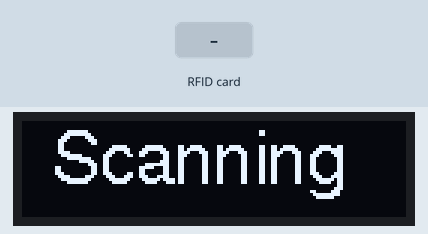
Recording of a program running on a simulated ESP32. Parts: 128×32 one-colour display. The inputs (shaded band) are chosen by the test bench. WiFi joins after 1.5 s; servers stay silent unless stated; uploads are accepted with an empty reply; what the program prints to the serial monitor is not drawn.

Above: at 2.8 s.
2.9 s: RFID card 5E 7A 19 C4 held to the reader
At 4.5 s:
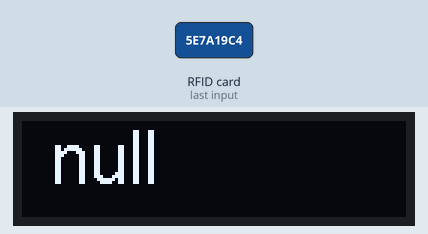
Timing chart, 0 to 6.0 s (numbered marks = the images above; inputs shaded):
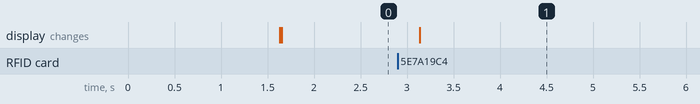

The program:

main.cpp
```cpp
#include <Arduino.h>
#include <SPI.h>
#include <MFRC522.h>
#include <WiFi.h>
#include <WiFiClientSecure.h>
#include <HTTPClient.h>
#include <ArduinoJson.h>
#include <Wire.h>
#include <Adafruit_GFX.h>
#include <Adafruit_SSD1306.h>
#include <Fonts/FreeSans12pt7b.h>

#include "httpsCert.h"

#define SCREEN_WIDTH 128 // OLED display width, in pixels
#define SCREEN_HEIGHT 32 // OLED display height, in pixels
#define SS_PIN 25
#define RST_PIN 2

#define SERVER_IP "rfid-server.vercel.app"

// Declaration for an SSD1306 display connected to I2C (SDA, SCL pins)
Adafruit_SSD1306 display(SCREEN_WIDTH, SCREEN_HEIGHT, &Wire, -1);


String printHex(byte* buffer, byte bufferSize);
void printDec(byte* buffer, byte bufferSize);
bool postGottenFingerprintId(String uid, String url);
void screenPrint(String text);

const char* ssid = "Okaeri";
const char* password = "cocktail";
const String check_url = "https://rfid-next-kappa.vercel.app/api/bikeParking";
//const String check_url = "https://rfid-next-kappa.vercel.app/api/attendance";
const String register_url = "https://rfid-next-kappa.vercel.app/api/updateRFID";

// const char* ssid = "FPTU_Student";
// const char* password = "12345678";

MFRC522 rfid(SS_PIN, RST_PIN);  // Instance of the class

MFRC522::MIFARE_Key key;

// Init array that will store new NUID
byte nuidPICC[4];

void setup() {
  Serial.begin(115200);
  SPI.begin();      // Init SPI bus
  rfid.PCD_Init();  // Init MFRC522

  if(!display.begin(SSD1306_SWITCHCAPVCC, 0x3C)) { // Address 0x3D for 128x64
    Serial.println(F("SSD1306 allocation failed"));
    for(;;);
  }
  display.setFont(&FreeSans12pt7b);

  //connect wifi
  WiFi.mode(WIFI_STA);  //Optional
  WiFi.begin(ssid, password);
  Serial.println("\nConnecting to wifi");

  while (WiFi.status() != WL_CONNECTED) {
    Serial.print(".");
    screenPrint("connecting");
    delay(500);
  }
  screenPrint("connected!");

  Serial.println("\nConnected to the WiFi network");
  Serial.print("Local ESP32 IP: ");
  Serial.println(WiFi.localIP());

  for (byte i = 0; i < 6; i++) {
    key.keyByte[i] = 0xFF;
  }

  Serial.println(F("This code scan the MIFARE Classsic NUID."));
  Serial.print(F("Using the following key:"));
  printHex(key.keyByte, MFRC522::MF_KEY_SIZE);

  screenPrint("Scanning");
}

void loop() {

  // Reset the loop if no new card present on the sensor/reader. This saves the entire process when idle.
  if (!rfid.PICC_IsNewCardPresent())
    return;

  // Verify if the NUID has been readed
  if (!rfid.PICC_ReadCardSerial())
    return;

  Serial.print(F("PICC type: "));
  MFRC522::PICC_Type piccType = rfid.PICC_GetType(rfid.uid.sak);
  Serial.println(rfid.PICC_GetTypeName(piccType));

  // Check is the PICC of Classic MIFARE type
  if (piccType != MFRC522::PICC_TYPE_MIFARE_MINI && piccType != MFRC522::PICC_TYPE_MIFARE_1K && piccType != MFRC522::PICC_TYPE_MIFARE_4K) {
    Serial.println(F("Your tag is not of type MIFARE Classic."));
    return;
  }

  if (rfid.uid.uidByte[0] != nuidPICC[0] || rfid.uid.uidByte[1] != nuidPICC[1] || rfid.uid.uidByte[2] != nuidPICC[2] || rfid.uid.uidByte[3] != nuidPICC[3]) {
    Serial.println(F("A new card has been detected."));

    // Store NUID into nuidPICC array
    for (byte i = 0; i < 4; i++) {
      nuidPICC[i] = rfid.uid.uidByte[i];
    }

    Serial.println(F("The NUID tag is:"));
    Serial.print(F("In hex: "));

    String NUID = printHex(rfid.uid.uidByte, rfid.uid.size);
    Serial.println(NUID);

    Serial.print(F("In dec: "));
    printDec(rfid.uid.uidByte, rfid.uid.size);
    Serial.println();

    if (!postGottenFingerprintId(NUID, check_url)) {
      postGottenFingerprintId(NUID, register_url);
    }
  } else {
    Serial.println(F("Card read previously."));
    Serial.println(F("The NUID tag is:"));
    Serial.print(F("In hex: "));
    String NUID = printHex(rfid.uid.uidByte, rfid.uid.size);
    Serial.println(NUID);

    Serial.print(F("In dec: "));
    printDec(rfid.uid.uidByte, rfid.uid.size);
    Serial.println();

    if (!postGottenFingerprintId(NUID, check_url)) {
      postGottenFingerprintId(NUID, register_url);
    }
  }

  // Halt PICC
  rfid.PICC_HaltA();

  // Stop encryption on PCD
  rfid.PCD_StopCrypto1();
}

void screenPrint(String text) {
  display.clearDisplay();

  display.setTextSize(1);
  display.setTextColor(WHITE);
  display.setCursor(10, 20);
  // Display static text
  display.println(text);
  display.display();
}


/**
 * Helper routine to dump a byte array as hex values to Serial.
 */
String printHex(byte* buffer, byte bufferSize) {
  String result = ""; // create an empty string
  for (byte i = 0; i < bufferSize; i++) {
    // append the characters to the string
    result += buffer[i] < 0x10 ? " 0" : " ";
    result += String(buffer[i], HEX);
  }
  return result; // return the string
}

/**
 * Helper routine to dump a byte array as dec values to Serial.
 */
void printDec(byte* buffer, byte bufferSize) {
  for (byte i = 0; i < bufferSize; i++) {
    Serial.print(buffer[i] < 0x10 ? " 0" : " ");
    Serial.print(buffer[i], DEC);
  }
}

bool postGottenFingerprintId(String uid, String url) {
  if ((WiFi.status() == WL_CONNECTED)) {

    WiFiClientSecure *client = new WiFiClientSecure;
    if (!client) {
      Serial.println("Unable to create wifi client.");
      return true;
    }
    client->setCACert(rootCACertificate);
    HTTPClient https;

    https.begin(*client, url);  // HTTP
    https.addHeader("Content-Type", "application/json");

    Serial.print("Sending to ");
    Serial.println(url);

    String json = "{\"uid\":\"" + uid + "\"}";
    Serial.println(json);
    int httpCode = https.POST(json);

    if (httpCode > 0) {
      if (httpCode == HTTP_CODE_OK || httpCode == 201) {
        Serial.println("HTTP Success.");
        const String& payload = https.getString();
        Serial.println(payload);

        JsonDocument doc;
        deserializeJson(doc, payload);

        if (doc["message"] == "Not found") {
          Serial.println("Card not found");
          return false;
        } else {
          screenPrint(doc["insertData"]["studentId"]);
        }
      }
    } else {
      Serial.printf("[HTTP] POST... failed, error: %s\n", https.errorToString(httpCode).c_str());
    }
    https.end();
    return true;
  }
  return true;
}
```

httpsCert.h
```cpp
const char* rootCACertificate = \
"-----BEGIN CERTIFICATE-----\n" \
"MIIFazCCA1OgAwIBAgIRAIIQz7DSQONZRGPgu2OCiwAwDQYJKoZIhvcNAQELBQAw\n" \
"TzELMAkGA1UEBhMCVVMxKTAnBgNVBAoTIEludGVybmV0IFNlY3VyaXR5IFJlc2Vh\n" \
"cmNoIEdyb3VwMRUwEwYDVQQDEwxJU1JHIFJvb3QgWDEwHhcNMTUwNjA0MTEwNDM4\n" \
"WhcNMzUwNjA0MTEwNDM4WjBPMQswCQYDVQQGEwJVUzEpMCcGA1UEChMgSW50ZXJu\n" \
"ZXQgU2VjdXJpdHkgUmVzZWFyY2ggR3JvdXAxFTATBgNVBAMTDElTUkcgUm9vdCBY\n" \
"MTCCAiIwDQYJKoZIhvcNAQEBBQADggIPADCCAgoCggIBAK3oJHP0FDfzm54rVygc\n" \
"h77ct984kIxuPOZXoHj3dcKi/vVqbvYATyjb3miGbESTtrFj/RQSa78f0uoxmyF+\n" \
"0TM8ukj13Xnfs7j/EvEhmkvBioZxaUpmZmyPfjxwv60pIgbz5MDmgK7iS4+3mX6U\n" \
"A5/TR5d8mUgjU+g4rk8Kb4Mu0UlXjIB0ttov0DiNewNwIRt18jA8+o+u3dpjq+sW\n" \
"T8KOEUt+zwvo/7V3LvSye0rgTBIlDHCNAymg4VMk7BPZ7hm/ELNKjD+Jo2FR3qyH\n" \
"B5T0Y3HsLuJvW5iB4YlcNHlsdu87kGJ55tukmi8mxdAQ4Q7e2RCOFvu396j3x+UC\n" \
"B5iPNgiV5+I3lg02dZ77DnKxHZu8A/lJBdiB3QW0KtZB6awBdpUKD9jf1b0SHzUv\n" \
"KBds0pjBqAlkd25HN7rOrFleaJ1/ctaJxQZBKT5ZPt0m9STJEadao0xAH0ahmbWn\n" \
"OlFuhjuefXKnEgV4We0+UXgVCwOPjdAvBbI+e0ocS3MFEvzG6uBQE3xDk3SzynTn\n" \
"jh8BCNAw1FtxNrQHusEwMFxIt4I7mKZ9YIqioymCzLq9gwQbooMDQaHWBfEbwrbw\n" \
"qHyGO0aoSCqI3Haadr8faqU9GY/rOPNk3sgrDQoo//fb4hVC1CLQJ13hef4Y53CI\n" \
"rU7m2Ys6xt0nUW7/vGT1M0NPAgMBAAGjQjBAMA4GA1UdDwEB/wQEAwIBBjAPBgNV\n" \
"HRMBAf8EBTADAQH/MB0GA1UdDgQWBBR5tFnme7bl5AFzgAiIyBpY9umbbjANBgkq\n" \
"hkiG9w0BAQsFAAOCAgEAVR9YqbyyqFDQDLHYGmkgJykIrGF1XIpu+ILlaS/V9lZL\n" \
"ubhzEFnTIZd+50xx+7LSYK05qAvqFyFWhfFQDlnrzuBZ6brJFe+GnY+EgPbk6ZGQ\n" \
"3BebYhtF8GaV0nxvwuo77x/Py9auJ/GpsMiu/X1+mvoiBOv/2X/qkSsisRcOj/KK\n" \
"NFtY2PwByVS5uCbMiogziUwthDyC3+6WVwW6LLv3xLfHTjuCvjHIInNzktHCgKQ5\n" \
"ORAzI4JMPJ+GslWYHb4phowim57iaztXOoJwTdwJx4nLCgdNbOhdjsnvzqvHu7Ur\n" \
"TkXWStAmzOVyyghqpZXjFaH3pO3JLF+l+/+sKAIuvtd7u+Nxe5AW0wdeRlN8NwdC\n" \
"jNPElpzVmbUq4JUagEiuTDkHzsxHpFKVK7q4+63SM1N95R1NbdWhscdCb+ZAJzVc\n" \
"oyi3B43njTOQ5yOf+1CceWxG1bQVs5ZufpsMljq4Ui0/1lvh+wjChP4kqKOJ2qxq\n" \
"4RgqsahDYVvTH9w7jXbyLeiNdd8XM2w9U/t7y0Ff/9yi0GE44Za4rF2LN9d11TPA\n" \
"mRGunUHBcnWEvgJBQl9nJEiU0Zsnvgc/ubhPgXRR4Xq37Z0j4r7g1SgEEzwxA57d\n" \
"emyPxgcYxn/eR44/KJ4EBs+lVDR3veyJm+kXQ99b21/+jh5Xos1AnX5iItreGCc=\n" \
"-----END CERTIFICATE-----\n";
```

Measured:
- after the input at 2.9 s, the display: changes after 0.24 s (image 1)
